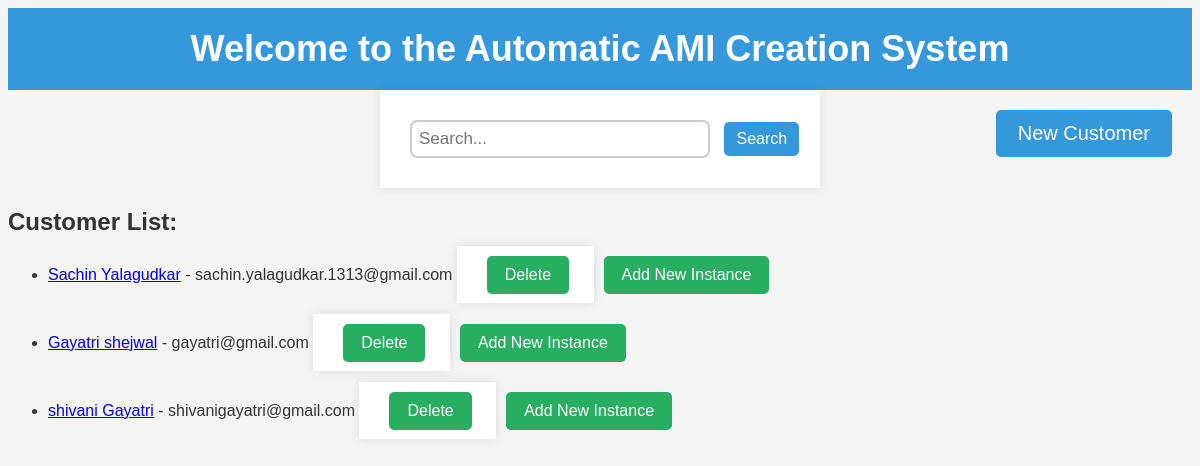
The page / on the database its author committed.
### app.py (models this page shows)
class Customer(db.Model):
    id = db.Column(db.Integer, primary_key=True)
    first_name = db.Column(db.String(50), nullable=False)
    last_name = db.Column(db.String(50), nullable=False)
    email = db.Column(db.String(120), nullable=False, unique=False)
    aws_access_key = db.Column(db.String(50), nullable=False)
    aws_secret_key = db.Column(db.String(50), nullable=False)
    instances = db.relationship('Instance', backref='customer', lazy=True)

### app.py (the view)
@app.route('/')
def index():
    customers = Customer.query.all()
    return render_template('index.html', customers=customers)

### templates/index.html (shortened to what this page needs)
<!DOCTYPE html>
<html lang="en">
<head>
    <link rel="stylesheet" href="{{ url_for('static', filename='styles.css') }}">
</head>
<body>
    <div class="banner-heading">
        Welcome to the Automatic AMI Creation System
    </div>
    <a href="{{ url_for('new_customer') }}" class="new-customer-button">New Customer</a>
    <form action="/search" method="get">
        <input type="text" name="search" class="search-bar" placeholder="Search...">
        <button type="submit" class="search-button">Search</button>
    </form>
    <h2>Customer List:</h2>
    <ul>
        {% for customer in customers %}
            <li>
                <a href="{{ url_for('customer_details', customer_id=customer.id) }}">{{ customer.first_name }} {{ customer.last_name }}</a>
                - {{ customer.email }}
		<form action="{{ url_for('delete_customer', customer_id=customer.id) }}" method="post" style="display: inline;">
    		<button type="submit" class="action-button delete-button">Delete</button>
		</form>
		<a href="{{ url_for('new_instance', customer_id=customer.id) }}" class="action-button add-instance-button">Add New Instance</a>
            </li>
        {% endfor %}
    </ul>
</body>
</html>

### static/styles.css (style rules this page uses)
body { font-family: 'Arial', sans-serif; background-color: #f4f4f4; color: #333; }
form { max-width: 400px; margin: 0 auto; padding: 20px; background-color: #fff; box-shadow: 0 0 10px rgba(0, 0, 0, 0.1); }
input { width: 100%; padding: 8px; margin-bottom: 15px; box-sizing: border-box; }
button { background-color: #007bff; color: #fff; padding: 10px 15px; border: none; cursor: pointer; }

### templates/index.html (style rules this page uses)
.banner-heading { font-weight: bold; font-size: 36px; text-align: center; background-color: #3498db; color: #fff; padding: 20px; }
.new-customer-button { font-size: 20px; padding: 10px 20px; border: 2px solid #3498db; background-color: #3498db; color: #fff; text-decoration: none; display: inline-block; border-radius: 5px; margin: 20px; float: right; }
.search-bar { font-size: 17px; padding: 7px; border: 2px solid #ccc; border-radius: 7px; margin: 10px; width: 300px; }
.search-button { font-size: 16px; padding: 6px 10px; border: 2px solid #3498db; background-color: #3498db; color: #fff; border-radius: 5px; cursor: pointer; }
.action-button { font-size: 16px; padding: 6px 10px; color: #fff; text-decoration: none; margin-left: 10px; }
.action-button { font-size: 16px; padding: 8px 16px; color: #fff; text-decoration: none; margin-left: 10px; border-radius: 5px; display: inline-block; margin-bottom: 10px; }
.delete-button, .add-instance-button { background-color: #27ae60; border: 2px solid #27ae60; }
li { margin-bottom: 20px; }

### rows shown on the page
Customer: first_name "Sachin", last_name "Yalagudkar", email "sachin.yalagudkar.1313@gmail.com"
Customer: first_name "Gayatri", last_name "shejwal", email "gayatri@gmail.com"
Customer: first_name "shivani", last_name "Gayatri", email "shivanigayatri@gmail.com"
